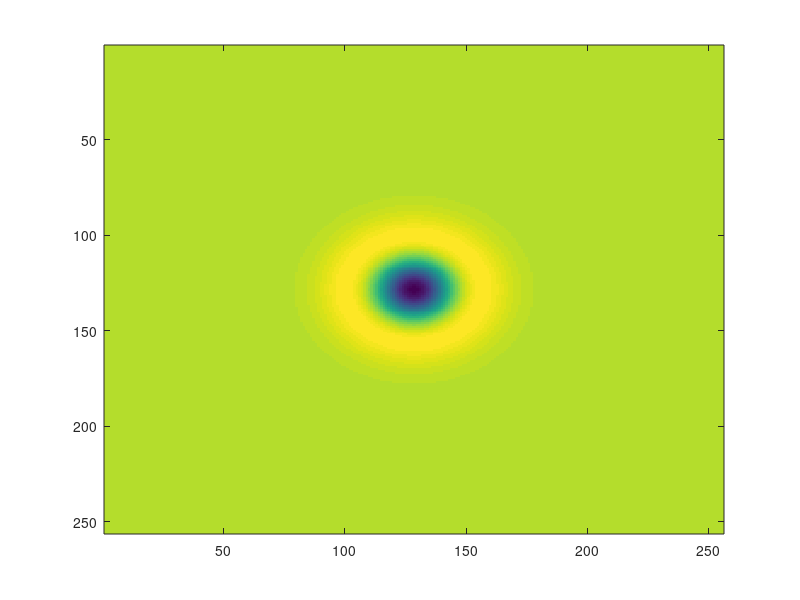

MATLAB code for this plot:
function test_fft

%-- Input parameters --  


  L     =   12.8;           % length of the box
  r0    =    1.0;           % initial width of gaussian psi
  h0    =    4.0;           % initial height of gaussian psi
  x0    =    0.0;           % initial x-location of gaussian psi
  y0    =    0.0;           % initial y-location of gaussian psi      

  N     =    256;           % discretization points 

  dx    = L/N;

%-- Initial data --
 
  [U, x]  = initPsi_2D(L, N, h0, r0, x0, y0);
  imagesc (real(U));


%-- dU/dx --

  V = Ux(U, L);
  imagesc (real(V));


%-- d2U/dx2

  V = Uxx(U, L);
  imagesc (real(V));


%-- Laplacian

  V = ddU(U, L);
  imagesc (real(V));

end

%-------------------------------------------------
function [U,x,y] = initPsi_2D(L, N, h0, r0, x0, y0)

  dx = L/N;

  x  = (-N/2:1:N/2-1)*dx + dx/2;
  y  = (-N/2:1:N/2-1)*dx + dx/2;

  [xx, yy] = meshgrid (x, y);

  rr = (xx-x0).^2 + (yy-y0).^2;

  U  = h0*exp( -rr/r0^2 ) + 0*i;
  %mesh(x, y, real(U));

end

%-------------------------------------------------

function DD = laplacian(N,L)
% create a matrix of wavenumbers squared 
% normalized to the domain size
% create the vector of k 
% k = [0,1,2...,N/2, -N/2, ..., -2, -1]
   
  k = 0:N-1; 
  k0 = floor((N-1)/2); 
  k = circshift(k-k0,[0,-k0]);


  [k1, k2] = meshgrid (k, k);
  DD = -(k1.^2 + k2.^2)*(2*pi/L)^2;

end

%-------------------------------------------------

function F=ddU(U,L)

  N = length(U);

  k = 0:N-1; 
  k0 = floor((N-1)/2); 
  k = circshift(k-k0,[0,-k0]);


  [k1, k2] = meshgrid (k, k);
  DD = -(k1.^2 + k2.^2)*(2*pi/L)^2;

  fU = fft2(U);
  fU = fU.*DD; 

  F  = ifft2(fU); 

end

%-------------------------------------------------

function F=Uxx(U,L)

  N = length(U);

  k = 0:N-1; 
  k0 = floor((N-1)/2); 
  k = circshift(k-k0,[0,-k0]);

  [k1, k2] = meshgrid (k, k);
  DD = -(k1.^2)*(2*pi/L)^2;

  fU = fft2(U);
  fU = fU.*DD; 

  F  = ifft2(fU); 

end


%-------------------------------------------------

function F=Ux(U,L)

  N = length(U);

  k = 0:N-1; 
  k0 = floor((N-1)/2); 
  k = circshift(k-k0,[0,-k0]);

  [k1, k2] = meshgrid (k, k);
  DD = i*k1*(2*pi/L)^2;

  fU = fft2(U);
  fU = fU.*DD; 

  F  = ifft2(fU); 

end


%-------------------------------------------------
